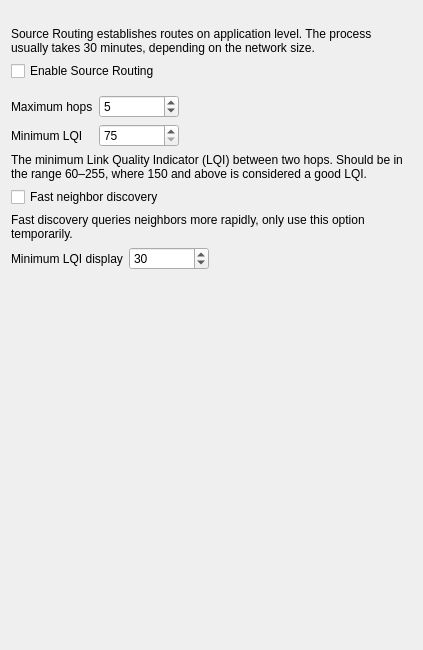
<?xml version="1.0" encoding="UTF-8"?>
<ui version="4.0">
 <class>SourceRouteInfo</class>
 <widget class="QWidget" name="SourceRouteInfo">
  <property name="geometry">
   <rect>
    <x>0</x>
    <y>0</y>
    <width>423</width>
    <height>650</height>
   </rect>
  </property>
  <property name="windowTitle">
   <string>Form</string>
  </property>
  <layout class="QVBoxLayout" name="verticalLayout">
   <item>
    <spacer name="verticalSpacer">
     <property name="orientation">
      <enum>Qt::Vertical</enum>
     </property>
     <property name="sizeType">
      <enum>QSizePolicy::Minimum</enum>
     </property>
     <property name="sizeHint" stdset="0">
      <size>
       <width>20</width>
       <height>16</height>
      </size>
     </property>
    </spacer>
   </item>
   <item>
    <widget class="QLabel" name="label_3">
     <property name="text">
      <string>Source Routing establishes routes on application level. The process usually takes 30 minutes, depending on the network size.</string>
     </property>
     <property name="wordWrap">
      <bool>true</bool>
     </property>
    </widget>
   </item>
   <item>
    <widget class="QCheckBox" name="enableSourceRouting">
     <property name="text">
      <string>Enable Source Routing</string>
     </property>
    </widget>
   </item>
   <item>
    <spacer name="verticalSpacer_3">
     <property name="orientation">
      <enum>Qt::Vertical</enum>
     </property>
     <property name="sizeType">
      <enum>QSizePolicy::Minimum</enum>
     </property>
     <property name="sizeHint" stdset="0">
      <size>
       <width>20</width>
       <height>8</height>
      </size>
     </property>
    </spacer>
   </item>
   <item>
    <layout class="QFormLayout" name="formLayout">
     <item row="1" column="0">
      <widget class="QLabel" name="label_2">
       <property name="sizePolicy">
        <sizepolicy hsizetype="Preferred" vsizetype="Preferred">
         <horstretch>0</horstretch>
         <verstretch>0</verstretch>
        </sizepolicy>
       </property>
       <property name="text">
        <string>Maximum hops</string>
       </property>
      </widget>
     </item>
     <item row="1" column="1">
      <widget class="QSpinBox" name="maxHops">
       <property name="maximumSize">
        <size>
         <width>80</width>
         <height>16777215</height>
        </size>
       </property>
       <property name="minimum">
        <number>3</number>
       </property>
       <property name="maximum">
        <number>7</number>
       </property>
       <property name="value">
        <number>5</number>
       </property>
      </widget>
     </item>
     <item row="2" column="0">
      <widget class="QLabel" name="labelMinLqi">
       <property name="text">
        <string>Minimum LQI</string>
       </property>
      </widget>
     </item>
     <item row="2" column="1">
      <widget class="QSpinBox" name="minLqi">
       <property name="maximumSize">
        <size>
         <width>80</width>
         <height>16777215</height>
        </size>
       </property>
       <property name="frame">
        <bool>true</bool>
       </property>
       <property name="buttonSymbols">
        <enum>QAbstractSpinBox::UpDownArrows</enum>
       </property>
       <property name="showGroupSeparator" stdset="0">
        <bool>false</bool>
       </property>
       <property name="suffix">
        <string/>
       </property>
       <property name="prefix">
        <string/>
       </property>
       <property name="minimum">
        <number>75</number>
       </property>
       <property name="maximum">
        <number>255</number>
       </property>
      </widget>
     </item>
    </layout>
   </item>
   <item>
    <widget class="QLabel" name="label">
     <property name="text">
      <string>&lt;html&gt;&lt;head/&gt;&lt;body&gt;&lt;p&gt;The minimum Link Quality Indicator (LQI) between two hops. Should be in the range 60–255, where 150 and above is considered a good LQI.&lt;/p&gt;&lt;/body&gt;&lt;/html&gt;</string>
     </property>
     <property name="wordWrap">
      <bool>true</bool>
     </property>
    </widget>
   </item>
   <item>
    <widget class="QCheckBox" name="fastDiscovery">
     <property name="text">
      <string>Fast neighbor discovery</string>
     </property>
    </widget>
   </item>
   <item>
    <widget class="QLabel" name="label_5">
     <property name="text">
      <string>Fast discovery queries neighbors more rapidly, only use this option temporarily.</string>
     </property>
     <property name="wordWrap">
      <bool>true</bool>
     </property>
    </widget>
   </item>
   <item>
    <layout class="QFormLayout" name="formLayout_2">
     <item row="0" column="0">
      <widget class="QLabel" name="label_6">
       <property name="text">
        <string>Minimum LQI display</string>
       </property>
      </widget>
     </item>
     <item row="0" column="1">
      <widget class="QSpinBox" name="minLqiDisplay">
       <property name="maximumSize">
        <size>
         <width>80</width>
         <height>16777215</height>
        </size>
       </property>
       <property name="maximum">
        <number>255</number>
       </property>
       <property name="value">
        <number>30</number>
       </property>
      </widget>
     </item>
    </layout>
   </item>
   <item>
    <spacer name="verticalSpacer_2">
     <property name="orientation">
      <enum>Qt::Vertical</enum>
     </property>
     <property name="sizeHint" stdset="0">
      <size>
       <width>20</width>
       <height>448</height>
      </size>
     </property>
    </spacer>
   </item>
  </layout>
 </widget>
 <resources/>
 <connections/>
</ui>
